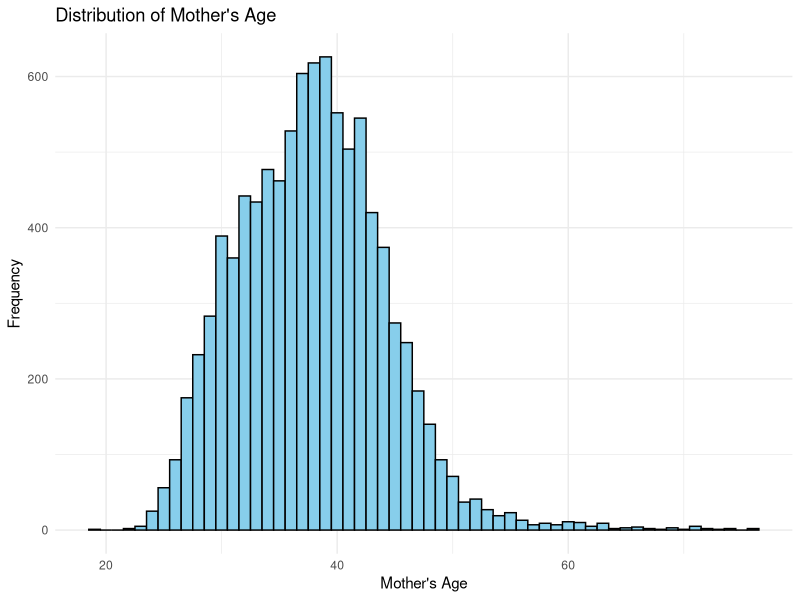
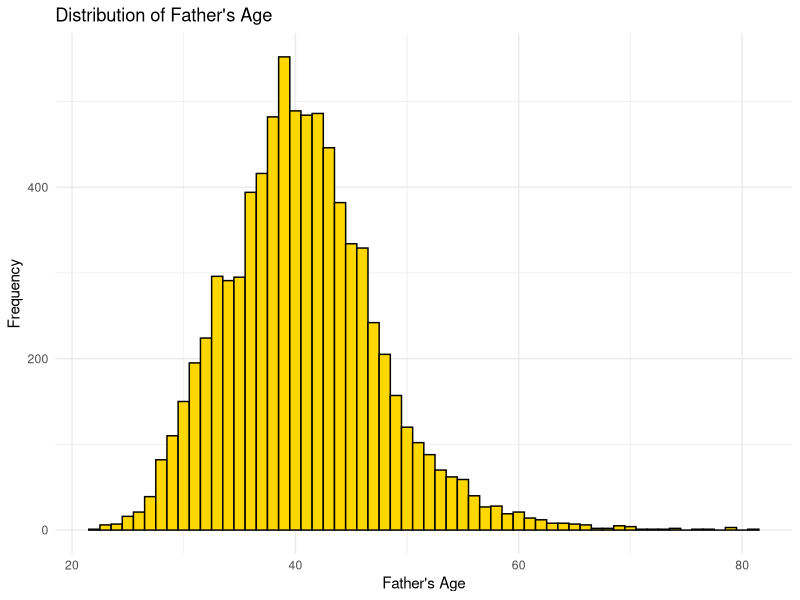
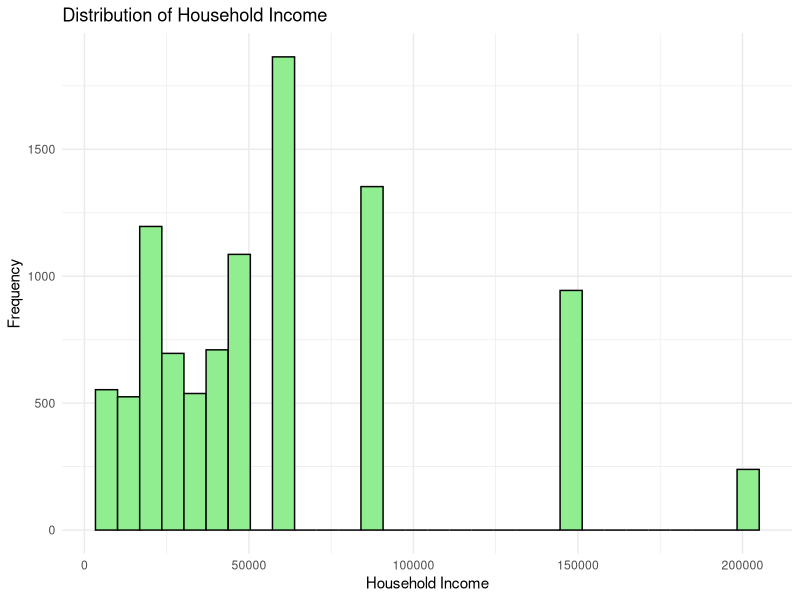
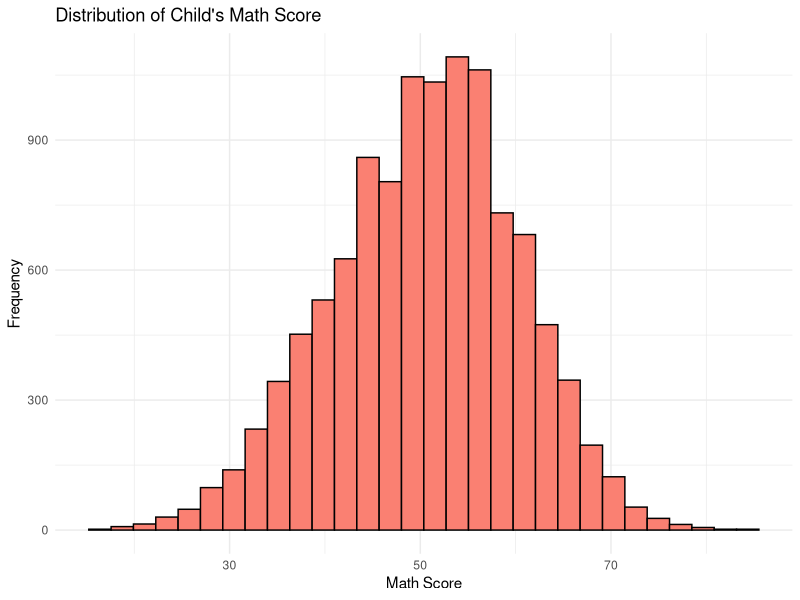
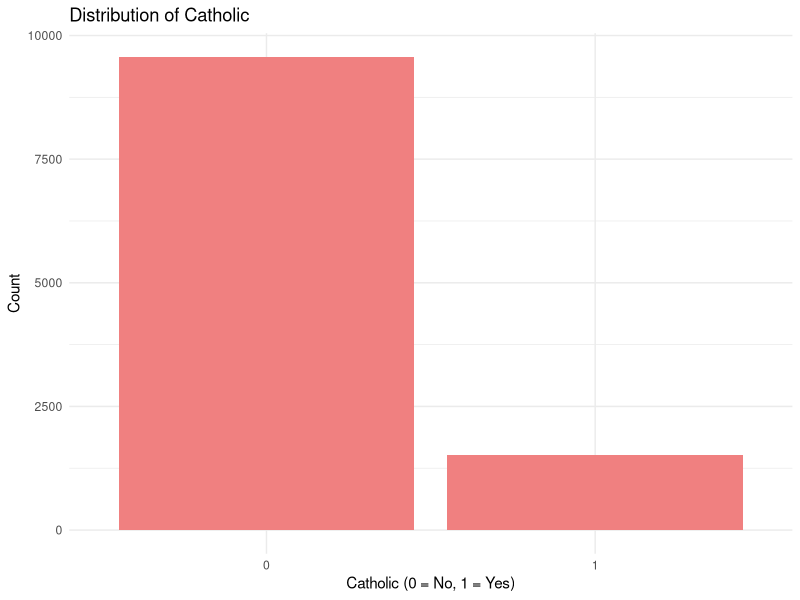
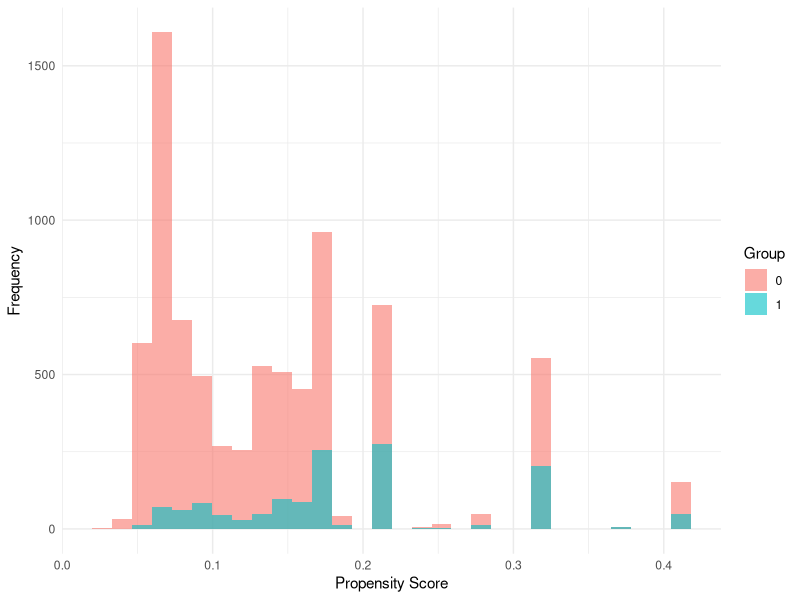
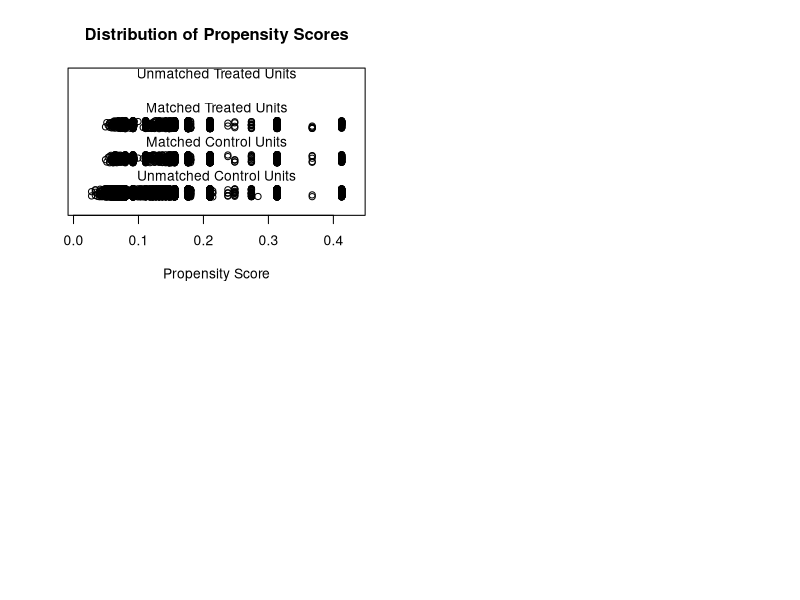
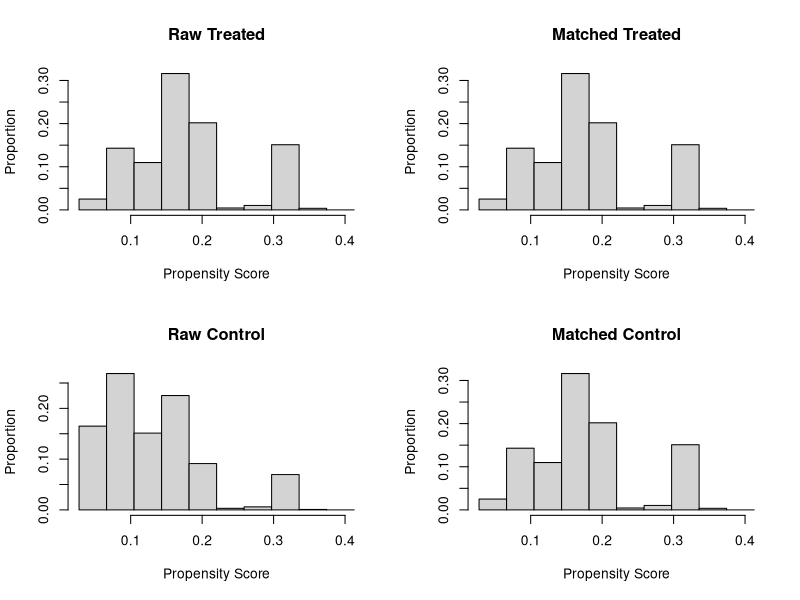

These figures' R source, in order:

# Install necessary packages if you haven't already
install.packages("MatchIt")
install.packages("dplyr")
install.packages("ggplot2")

# Load the libraries
library(MatchIt)
library(dplyr)
library(ggplot2)

setwd(dirname(rstudioapi::getSourceEditorContext()$path))
data <- read.csv(file = "./data/ecls.csv")
data


# Remove the any columns to anonymize the data
data_anonymized <- data[, !(names(data) %in% c("childid"))]
# Summary statistics for numeric columns 

summary_statistics <- data_anonymized %>% 
  
  reframe(across(where(is.numeric), ~ list(mean = mean(.x, na.rm = TRUE),  
                                             
                                             sd = sd(.x, na.rm = TRUE), 
                                             
                                             min = min(.x, na.rm = TRUE), 
                                             
                                             max = max(.x, na.rm = TRUE)))) 
summary_statistics

# Counts  'catholic' columns 
catholic_counts <- table(data_anonymized$catholic) 
catholic_counts


# Histograms for numeric variables: Age of mother and father, household income, and child's math score 

par(mfrow = c(2, 2)) 



# Mother's age distribution 

ggplot(data_anonymized, aes(x = p5hmage)) + 
  
  geom_histogram(binwidth = 1, fill = "skyblue", color = "black") + 
  
  labs(title = "Distribution of Mother's Age", x = "Mother's Age", y = "Frequency") + 
  
  theme_minimal() 



# Father's age distribution 

ggplot(data_anonymized, aes(x = p5hdage)) + 
  
  geom_histogram(binwidth = 1, fill = "gold", color = "black") + 
  
  labs(title = "Distribution of Father's Age", x = "Father's Age", y = "Frequency") + 
  
  theme_minimal() 




# Household income distribution 

ggplot(data_anonymized, aes(x = w3income)) + 
  
  geom_histogram(fill = "lightgreen", color = "black") + 
  
  labs(title = "Distribution of Household Income", x = "Household Income", y = "Frequency") + 
  
  theme_minimal() 



# Child's math score distribution 

ggplot(data_anonymized, aes(x = c5r2mtsc)) + 
  
  geom_histogram(fill = "salmon", color = "black") + 
  
  labs(title = "Distribution of Child's Math Score", x = "Math Score", y = "Frequency") + 
  
  theme_minimal() 



# Catholic distribution 

ggplot(data_anonymized, aes(x = factor(catholic))) + 
  
  geom_bar(fill = "lightcoral") + 
  
  labs(title = "Distribution of Catholic", x = "Catholic (0 = No, 1 = Yes)", y = "Count") + 
  
  theme_minimal() 


# View the first few rows of the anonymized dataframe
head(data_anonymized)


data_anonymized %>%
  group_by(catholic) %>%
  summarise(n_students = n(),
            mean_math = mean(c5r2mtsc_std, na.rm = TRUE),
            std_error = sd(c5r2mtsc_std, na.rm = TRUE) / sqrt(n_students))


pre_treatment_covariates <- c('w3income', 'p5numpla', 'w3momed_hsb')
data_anonymized %>%
  group_by(catholic) %>%
  summarise_at(vars(one_of(pre_treatment_covariates)), ~mean(.x, na.rm = TRUE))

# build the model and update prop score
model_ps <- glm(catholic ~  w3income + p5numpla + w3momed_hsb, family = binomial(), data = data_anonymized)
data_anonymized$pscore <- predict(model_ps, newdata = data_anonymized, type = "response")

#plot the results as a histogram
ggplot(data_anonymized, aes(x = pscore, fill = as.factor(catholic))) +
  geom_histogram(alpha = 0.6, position = "identity", bins = 30) +
  labs(x = "Propensity Score", y = "Frequency", fill = "Group") +
  theme_minimal()

# Remove rows with any NA values in the specified covariates
data_cleaned <- data_anonymized %>%
  filter(complete.cases(catholic, race_white, w3income, p5numpla, w3momed_hsb))

# Further remove rows with non-finite values in numeric covariates
numeric_covariates <- c( "w3income", "p5numpla")
data_cleaned <- data_cleaned %>%
  filter(sapply(data_cleaned[numeric_covariates], is.finite) %>% rowSums() == length(numeric_covariates))

# run matchit() on data_cleaned
mod_match <- matchit(catholic ~ w3income + p5numpla + w3momed_hsb, 
                     method = "nearest", data = data_cleaned) # or data_imputed

# Using the MatchIt package for visualization
plot(mod_match, type = "jitter")
plot(mod_match, type = "hist")

matched_data <- match.data(mod_match)
matched_data %>%
  group_by(catholic) %>%
  summarise_at(vars(one_of(pre_treatment_covariates)), ~mean(.x, na.rm = TRUE))

with(matched_data, t.test(c5r2mtsc_std ~ catholic))

# You can also use a linear model for a more detailed analysis
lm_effect <- lm(c5r2mtsc_std ~ catholic, data = matched_data)
summary(lm_effect)
